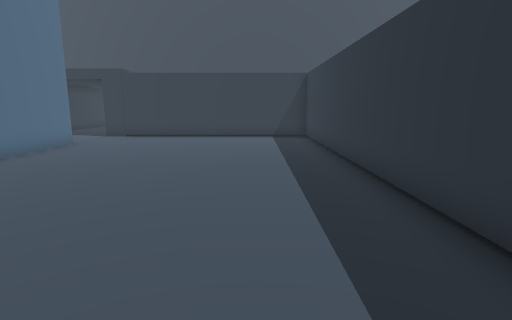
View 1 (above)

17 first-person views from a walk through a 3-D level made in the Unity game engine. The camera is 1.5 m above the floor, tilts 10° down and sees 80° across. The floor is counted in squares, 1 m on a side. Each view is taken from the middle of a square. On the plan, view 1 faces up. The plan holds only what a view shows up to about 15 squares ahead; the rest is blank. The place goes on beyond the plan. Some trees and plants on the terrain are drawn as simple stand-ins. The player is left out. Some surface patterns are stand-ins.

View 2
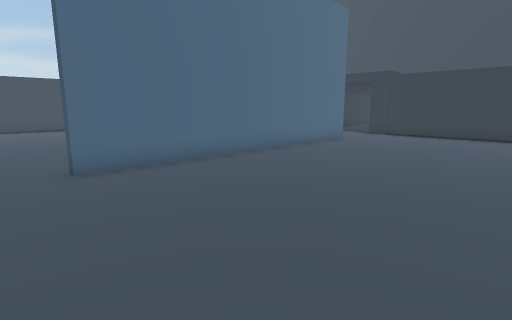

View 3
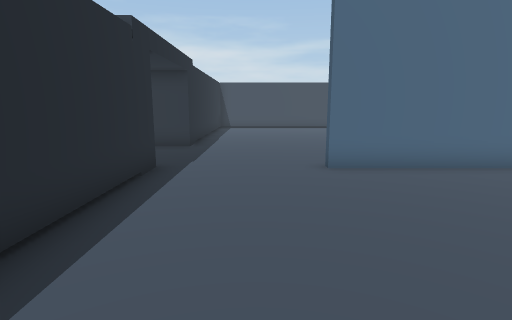

View 4
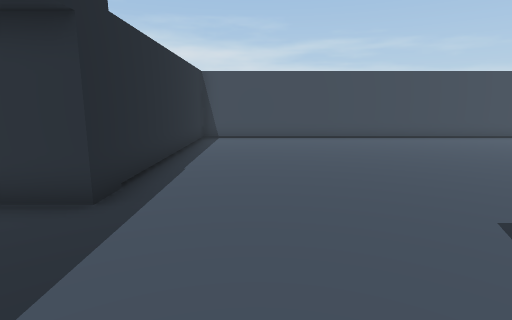

View 5
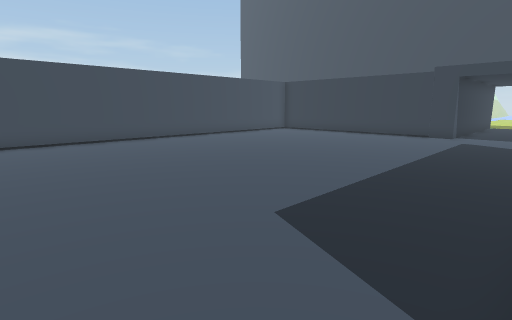

View 6
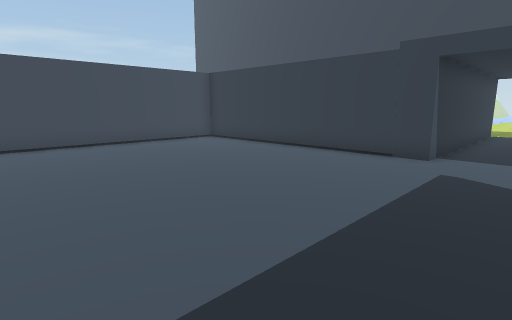

View 7
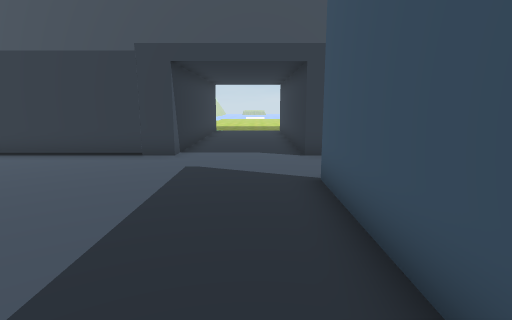

View 8
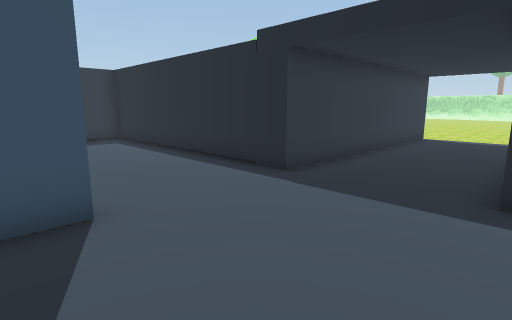

View 9
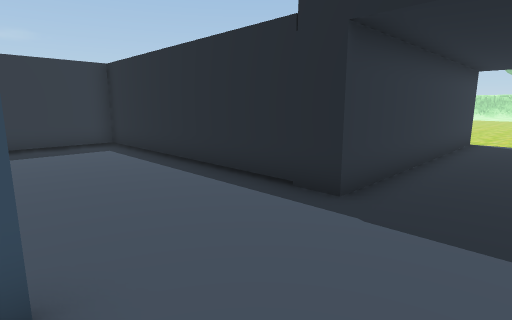

View 10
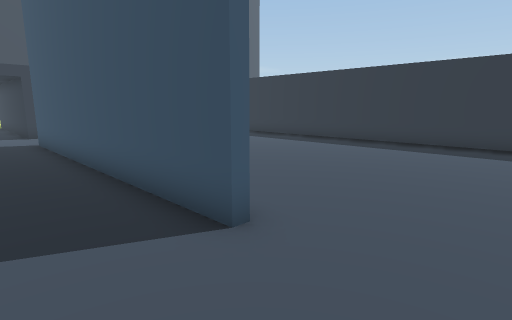

View 11
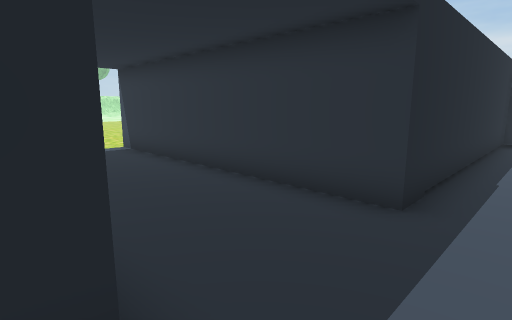

View 12
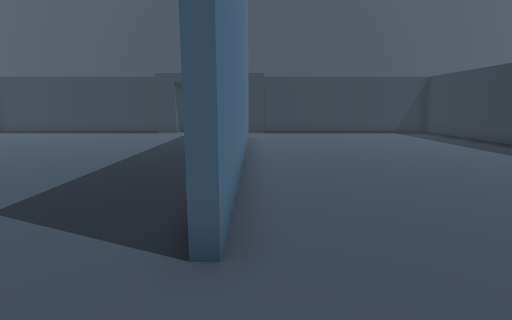

View 13
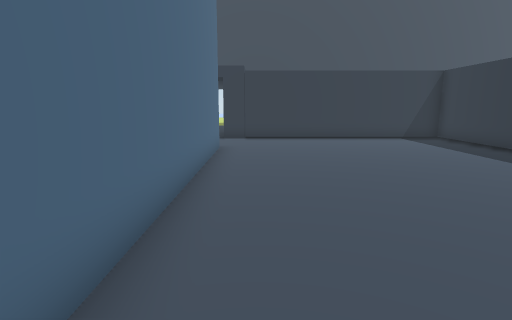

View 14
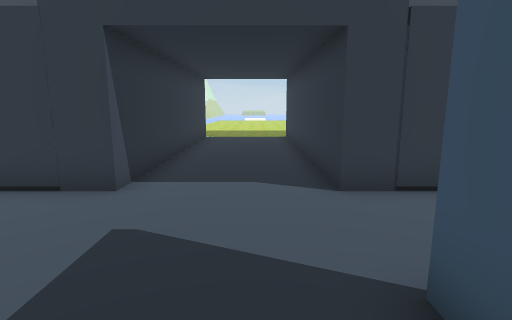

View 15
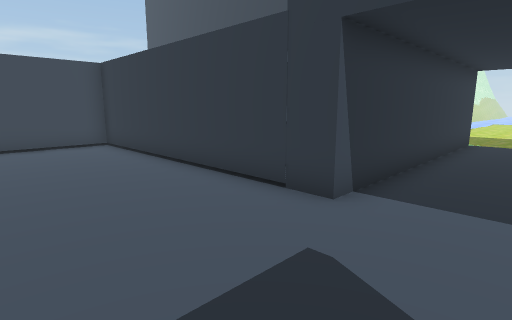

View 16
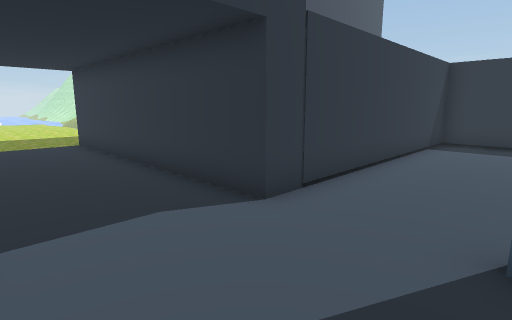

View 17
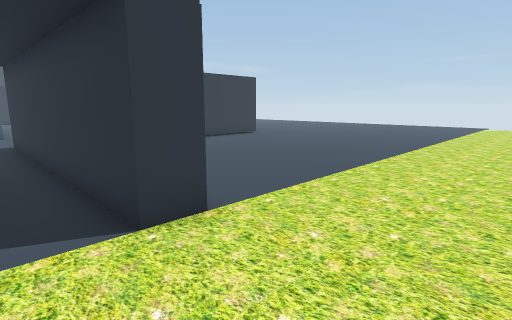

### Floor plan
Points are (right, up) in squares from view 1. A wall is a line through its corners. A room is listed if a view was taken in it or the views show most of it. See-through windows are left out.
Room 1 (views 1, 2, 3, 4, 5, 6, 7, 8, 9, 10, 11, 12, 13, 14, 15, 16)
walls: (-7.3, 12.2) (-7.3, 0.8) (-7.7, 0.8) (-7.7, 12.2); (-21.8, -3.5) (-11.5, -3.5) (-11.5, -13.5); (-7.7, -13.5) (-7.7, -3.5) (2.5, -3.5) (2.5, 15.3) (-7.7, 15.3) (-7.7, 25.4); (-11.5, 25.4) (-11.5, 15.3) (-21.5, 15.3) (-21.5, -3.5)
ways out: opening at (-10.5, -14.7) to room 2
Room 2 (view 17)
walls: (-6.4, -13.5) (-7.7, -13.5)
ways out: opening at (-10.5, -14.7) to room 1

Where each view was taken, in squares from view 1:
view 1: 0 up, 0 right, facing up
view 2: 1 down, 0 right, facing up-left
view 3: 1 down, 0 right, facing left
view 4: 1 down, 7 left, facing left
view 5: 1 down, 8 left, facing up-left
view 6: 6 up, 9 left, facing up-left
view 7: 6 up, 9 left, facing up
view 8: 2 up, 12 left, facing down-right
view 9: 1 up, 10 left, facing down-right
view 10: 2 down, 10 left, facing up-right
view 11: 2 down, 7 left, facing down-left
view 12: 2 down, 7 left, facing up
view 13: 1 up, 6 left, facing up
view 14: 10 up, 9 left, facing up
view 15: 11 up, 9 left, facing up-left
view 16: 12 up, 11 left, facing up-right
view 17: 17 down, 9 left, facing up-right
